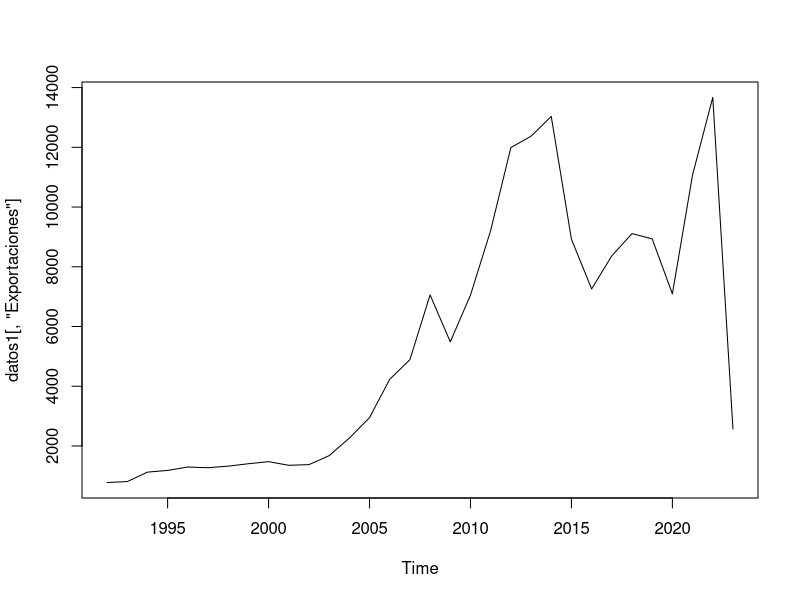
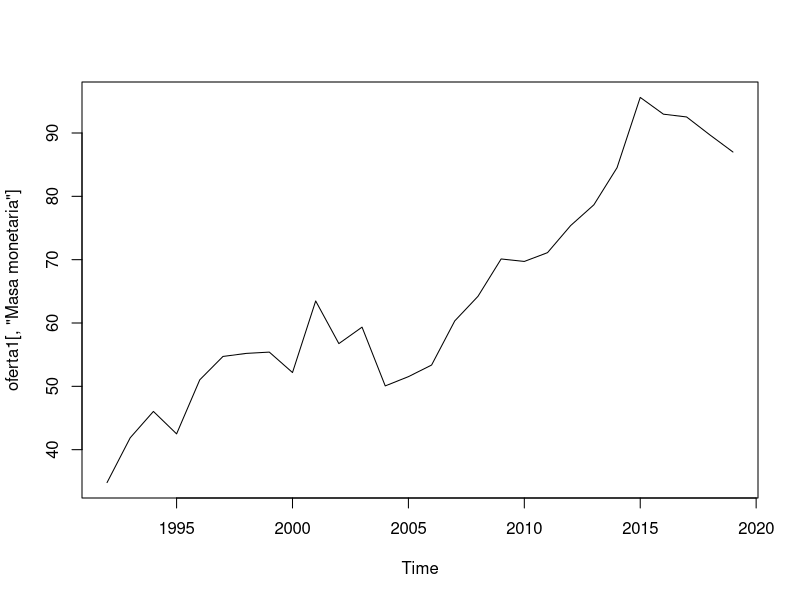

These figures' R source, in order:
## ---- chunk 1
library(tidyverse)
library(readxl)
library(forecast)
library(lmtest)

## ---- chunk 2
setwd("~/Experto en ciencia de datos/Modulo 3/Trabajo 3er modulo Seccion A")
datos <- read_excel("exportaciones.xlsx")
attach(datos)
datos1 <- ts(datos, start = c(1992))
plot(datos1[,"Exportaciones"])

## ---- chunk 3
tasa_export <- tslm(log(Exportaciones)~trend, data = datos1)
summary(tasa_export)
(exp(0.089457)-1)*100

## ---- chunk 4
setwd("~/Experto en ciencia de datos/Modulo 3/Trabajo 3er modulo Seccion A")
oferta <- read_excel("oferta.xlsx")
attach(oferta)
oferta1 <- ts(oferta, start = c(1992))
plot(oferta1[,"Masa monetaria"])
tasa <- tslm(log(`Masa monetaria`)~trend, data = oferta1)
(exp(0.030552)-1)*100

